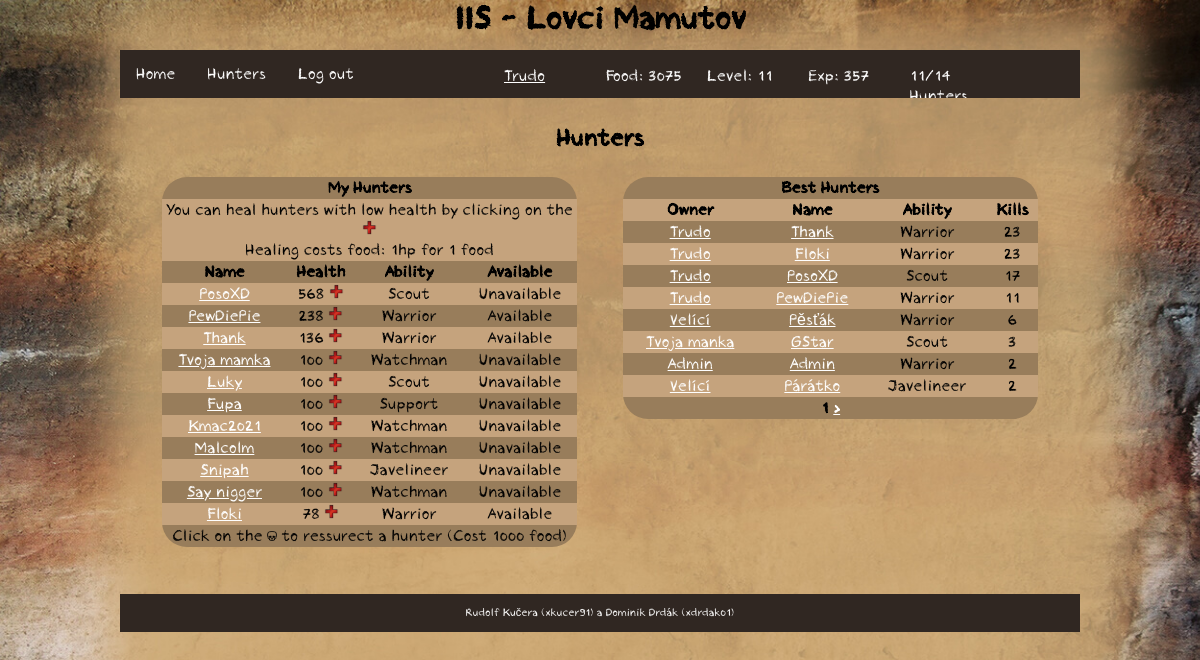
/iis/hunter/overview (signed in), run on the app's committed database.
### tables this page shows
CREATE TABLE `user` (
  `id` int(11) NOT NULL,
  `name` varchar(255) NOT NULL,
  `password` varchar(255) NOT NULL,
  `level` int(11) NOT NULL,
  `food` int(11) NOT NULL,
  `experience` int(11) NOT NULL,
  `role` varchar(10) NOT NULL
);

CREATE TABLE `hunter` (
  `id` int(11) NOT NULL,
  `user` int(11) NOT NULL,
  `name` varchar(15) NOT NULL,
  `health` int(11) NOT NULL,
  `ability` int(11) NOT NULL,
  `available` int(11) NOT NULL
);

CREATE TABLE `ability` (
  `id` int(11) NOT NULL,
  `name` varchar(255) NOT NULL
);

### index.php (called while the page is built, shortened)
<?php
require_once('functions.php');
$router = new RouterController();
$router->handle(array($_SERVER['REQUEST_URI']));
$router->writeView();

### functions.php (called while the page is built, shortened)
<?php
function isLoggedIn() {
	if (isset($_SESSION['user']))
		return true;
	else
		return false;
}
function url($url) {
	return Controller::$url . $url;
}

### model/Db.php (called while the page is built)
<?php
class Db {
    private static $connection;
    private static $settings = array(
		PDO::ATTR_ERRMODE => PDO::ERRMODE_EXCEPTION,
		PDO::MYSQL_ATTR_INIT_COMMAND => "SET NAMES utf8",
		PDO::ATTR_EMULATE_PREPARES => false,
	);
    public static function connect($host, $user, $password, $database) {
		if (!isset(self::$connection)) {
			self::$connection = @new PDO(
				"mysql:host=$host;dbname=$database",
				$user,
				$password,
				self::$settings
			);
		}
	}
    public static function queryOne($query, $parameters = array()) {
		$result = self::$connection->prepare($query);
		$result->execute($parameters);
		return $result->fetch();
	}
    public static function queryAll($query, $parameters = array()) {
		$result = self::$connection->prepare($query);
		$result->execute($parameters);
		return $result->fetchAll();
	}
    public static function querySingle($query, $parameters = array()) {
		$result = self::queryOne($query, $parameters);
		return $result[0];
	}
	public static function query($query, $parameters = array()) {
		$result = self::$connection->prepare($query);
		$result->execute($parameters);
		return $result->rowCount();
	}
}

### model/user.php (called while the page is built, shortened)
<?php
class User {
	private $id;
	private $name;
	private $level;
	private $food;
	private $experience;
	private $role;
	public function __construct ($name) {
		$user = Db::queryOne('SELECT * FROM user WHERE name = ?',[$name]);
		if (empty($user)) {
			$this->name = $name;
			$this->level = 1;
			$this->food = 100;
			$this->experience = 0;
			$this->role = 'user';
		} else {
			$this->id = $user['id'];
			$this->name = $user['name'];
			$this->level = $user['level'];
			$this->food =  $user['food'];
			$this->experience =  $user['experience'];
			$this->role = $user['role'];
		}
	}
	public function setId() {
		$this->id = Db::querySingle('SELECT id FROM user WHERE name = ?', [$this->name]);
	}
	public function getId() {
		if (isset($this->id))
			return $this->id;
		else
			return $this->id = Db::querySingle('SELECT id FROM user WHERE name = ?', [$this->name]);
	}
	public function getLevel() {
		return $this->level;
	}
	public function getFood() {
		return $this->food;
	}
	public function getExp() {
		return $this->experience;
	}
	public function getRole() {
		return $this->role;
	}
	public function getMyHunters() {
		return Db::queryAll('SELECT * FROM hunter WHERE user = ? ORDER BY health DESC', [$this->id]);
	}
	public static function getUserNameById($id) {
		return Db::querySingle('SELECT name FROM user WHERE id = ?', [$id]);
	}
	public function getMyHuntersCount() {
		return Db::query('SELECT * FROM hunter WHERE user = ? AND health > ?', [$this->id,0]);
	}
}

### controller/RouterController.php (called while the page is built, shortened)
<?php
class RouterController extends Controller
{
	protected $controller;
	private function dashToCamelCase($text)
	{
		$word = str_replace('-', ' ', $text);
		$word = ucwords($word);
		$word = str_replace(' ', '', $word);
		return $word;
	}
	private function parseURL($url)
	{
        $parsedURL = parse_url($url);
		$parsedURL["path"] = ltrim($parsedURL["path"], "/");
		$parsedURL["path"] = trim($parsedURL["path"]);
		$splitPath = explode("/", $parsedURL["path"]);
		return $splitPath;
	}
    public function handle($parameters)
    {
		$parsedURL = $this->parseURL($parameters[0]);
		$iis = array_shift($parsedURL);
		$controllerClass = $this->dashToCamelCase(array_shift($parsedURL)) . 'Controller';
		if (file_exists('controller/' . $controllerClass . '.php'))
			$this->controller = new $controllerClass;
		else
			$this->redirect('error');
        $this->controller->handle($parsedURL);
		if (isLoggedIn()) {
			$this->data['user'] = new User($_SESSION['user']);
		}
    }
}

### controller/HunterController.php (called while the page is built, shortened)
<?php
class HunterController extends Controller
{
    public function handle($parameters)
    {
    	if (!isLoggedIn()) {
    		$this->redirect('error');
    	} else {
			$user = new User($_SESSION['user']);
			$user->setId();
		}
    	if (isset($parameters)) {
    		if ($parameters[0] == 'create') {
                if (isset($parameters[1]) && ($parameters[1] == 'init'))
				    $this->create($parameters, $user,'init');
                else
                    $this->create($parameters, $user);
    		} else if ($parameters[0] == 'overview') {
				$this->overview($parameters,$user);
    		} else if ($parameters[0] == 'detail') {
                $this->detail($parameters,$user);
            }
    	}
    }
    public function overview($parameters,$user) {
        $myHunters = $user->getMyHunters();
        if (isset($_GET['page']))
            $page = $_GET['page'];
        else
            $_GET['page'] = $page = 1;
        $allHunters = Db::queryAll('SELECT COUNT(murder.hunterId) as kills, hunter.user, hunter.id, hunter.name, hunter.ability
            FROM murder
            LEFT JOIN hunter  ON murder.hunterId=hunter.id
            WHERE murder.type = "1"
            GROUP BY hunter.user, hunter.id, hunter.name, hunter.ability
            ORDER BY kills DESC LIMIT ?, 8', [($page-1)*8]);
    }
}

### model/ability.php (called while the page is built, shortened)
<?php
class Ability {
	public static function getAbilityName($id) {
		return Db::querySingle('SELECT name FROM ability WHERE id = ?', [$id]);
	}
}

### view/hunterOverview.phtml (the view, shortened to what this page needs)
<h1>Hunters</h1>
<table id="myHunters">
	<tr>
		<th colspan="4">
			My Hunters
		</th>
	</tr>
	<tr>
		<td colspan="4">
			You can heal hunters with low health by clicking on the
			<img src="<?= url('img/heal.png') ?>" height="15px">
			<br>
			Healing costs food: 1hp for 1 food
	</tr>
	<tr>
		<th>Name</th>
		<th>Health</th>
		<th>Ability</th>
		<th>Available</th>
	</tr>
	<?php foreach ($myHunters as $hunter):?>
		<tr>
			<td><a href="<?= url('hunter/detail/'.$hunter['id']) ?>"><?= $hunter['name'] ?></a></td>
			<td>
				<?php if ($hunter['health'] <= 0) : ?>
					<form method="POST" id="revive-<?= $hunter['id'] ?>" >
						<input type="hidden" name="reviveId" value="<?= $hunter['id'] ?>">
						<img src="<?= url('img/skull.png') ?>" height="10px" onclick="revive('<?= $hunter['name'] ?>','<?= $hunter['id'] ?>')">
					</form>
				<?php else : ?>
					<?= $hunter['health'] ?>
					<img src="<?= url('img/heal.png') ?>" height="15px" onclick="heal(<?= $hunter['id'] ?>)">
				<?php endif; ?>
			</td>
			<td><?= Ability::getAbilityName($hunter['ability']) ?></td>
			<td>
				<?php if ($hunter['available'] == 1) : ?>
					Available
				<?php else : ?>
					Unavailable
				<?php endif; ?>
			</td>
		</tr>
	<?php endforeach; ?>
	<tr>
		<td colspan="4">
			Click on the
			<img src="<?= url('img/skull.png') ?>" height="10px">
			to ressurect a hunter (Cost 1000 food)
		</td>
	</tr>
</table>
<table id="allHunters">
	<tr>
		<th colspan="5">
			Best Hunters
		</th>
	</tr>
	<tr>
		<th>Owner</th>
		<th>Name</th>
		<th>Ability</th>
		<th>Kills</th>
	</tr>
	<?php foreach ($allHunters as $hunter):?>
		<tr>
			<td><a href="<?= url('user/detail/'. $hunter['user']) ?>"><?= User::getUserNameById($hunter['user']); ?></a></td>
			<td><a href="<?= url('hunter/detail/'. $hunter['id']) ?>"><?= $hunter['name'] ?></a></td>
			<td><?= Ability::getAbilityName($hunter['ability']) ?></td>
			<td>
				<?= $hunter['kills'] ?>
			</td>
		</tr>
	<?php endforeach; ?>
	<tr>
		<th colspan="5">
			<?= $_GET['page'] ?>
			<?php if (sizeof($allHunters) % 8 == 0) : ?>
				<a href="<?= url('hunter/overview?page='.($_GET['page'] - 1)) ?>">></a>
			<?php endif; ?>
		</th>
	</tr>
</table>

### view/template.phtml (shortened to what this page needs)
<!DOCTYPE html>
<html lang="cs-cz">
	<head>
		<link rel="stylesheet" href="<?= url('css/style.css') ?>" type="text/css"/>
		<link rel="stylesheet" href="<?= url('css/navigation.css') ?>" type="text/css"/>
		<link rel="stylesheet" href="<?= url('css/start.css') ?>" type="text/css"/>
		<link rel="stylesheet" href="<?= url('css/hunter.css') ?>" type="text/css"/>
		<link rel="stylesheet" href="<?= url('css/outpost.css') ?>" type="text/css"/>
		<link rel="stylesheet" href="<?= url('css/expedition.css') ?>" type="text/css"/>
		<link rel="stylesheet" href="<?= url('css/user.css') ?>" type="text/css"/>
		<link rel="stylesheet" href="<?= url('css/admin.css') ?>" type="text/css"/>
	</head>
	<body>
		<header>
			<div class="center">
				<h1>IIS - Lovci Mamutov</h1>
			</div>
		</header>
		<nav>
			<div class="center">
				<ul>
					<li><a href="<?= url('home') ?>">Home</a></li>
					<?php if (isLoggedIn()): ?>
						<li><a href="<?= url('hunter/overview') ?>">Hunters</a></li>
						<li><a href="<?= url('logout') ?>">Log out</a></li>
						<div id="stats">
							<p id="stats-name"><a href="<?= url('user/detail/'.$user->getId()) ?>"><?= $_SESSION['user'] ?></a></p>
							<p id="stats-food">Food: <?= $user->getFood()?></p>
							<p id="stats-lvl">Level: <?= $user->getLevel()?></p>
							<p id="stats-exp">Exp: <?= $user->getExp()?></p>
							<p id="stats-hunters"><?= $user->getMyHuntersCount() ?>/<?= $user->getLevel()+3?> Hunters</p>
						</div>
					<?php endif; ?>
				</ul>
			</div>
		</nav>
		<article>
			<div class="center">
				<?php $this->controller->writeView();  ?>
			</div>
		</article>
		<footer>
			<div class="center">
				<p>
					<?php if (isLoggedIn()) : ?>
						<?php if ($user->getRole() == 'admin') : ?>
							<a href="<?= url('admin/controlPanel') ?>">Rudolf Kučera (xkucer91) a Dominik Drdák (xdrdak01)</a>
						<?php else : ?>
							Rudolf Kučera (xkucer91) a Dominik Drdák (xdrdak01)
						<?php endif; ?>
					<?php else : ?>
						<a href="<?= url('admin/login') ?>">Rudolf Kučera (xkucer91) a Dominik Drdák (xdrdak01)</a>
					<?php endif; ?>
				</p>
			</div>
		</footer>
	</body>
</html>

### css/style.css (style rules this page uses)
html { height: 100%; width: 100%; margin: 0; padding: 0; font-family: 'Crayon Hand', Arial, sans-serif; font-weight:normal; font-style:normal; text-shadow: none; }
body { width: 100%; margin: 0; padding: 0; min-height: 100%; float: left; background-image: url('../img/bg.jpg'); background-size: cover; background-repeat: no-repeat; background-attachment: fixed; }
header { width: 100%; height: 50px; margin: 0; padding: 0; float: left; }
article { margin: 0; padding: 2%; width: 96%; min-height: 200px; float: left; }
footer { width: 100%; font-size: 11px; text-align: center; float: left; margin: 0; }
footer .center { background-color: #302722; color: white; padding-top: 1px; padding-bottom: 1px; }
.center { margin: 0 auto; padding: 0; width: 80%; }
h1 { margin: 0; text-align: center; }
a, a:visited { color: white; }

### css/navigation.css (style rules this page uses)
nav { height: 50px; width: 100%; margin: 0; padding: 0; float: left; }
nav ul { list-style-type: none; margin: 0; padding: 0; overflow: hidden; background-color: #302722; }
nav li { float: left; margin-bottom: 0; }
nav li a { display: block; color: white; text-align: center; padding: 14px 16px; text-decoration: none; margin-bottom: 0; }
#stats { height: 40px; width:60%; float:right; color: white; }
#stats p { float:left; height: 40px; width: 15%; margin-right: 15px; }

### css/hunter.css (style rules this page uses)
#myHunters, #myHunters td, #myHunters th { border-collapse: collapse; }
#myHunters { width: 45%; margin: 2.5%; text-align: center; float: left; background-color: #987d5b; border-radius: 25px; }
#myHunters tr:nth-child(2n) { border-collapse: collapse; background-color: #c5a37d; }
#allHunters, #allHunters td, #allHunters th { border-collapse: collapse; }
#allHunters { background-color: #987d5b; border-radius: 25px; width: 45%; margin: 2.5%; text-align: center; float: right; }
#allHunters tr:nth-child(2n) { border-collapse: collapse; background-color: #c5a37d; }

### data on the page
user: food "3075", level "11", experience "357", $user->getLevel()+3 "14"
hunter: name "PosoXD", health "568", ability.name "Scout", available "Unavailable", user.name "Trudo", kills "17"
hunter: name "PewDiePie", health "238", ability.name "Warrior", available "Available", user.name "Trudo", kills "11"
hunter: name "Thank", health "136", ability.name "Warrior", available "Available", user.name "Trudo", kills "23"
hunter: name "Tvoja mamka", health "100", ability.name "Watchman", available "Unavailable"
hunter: name "Luky", health "100", ability.name "Scout", available "Unavailable"
hunter: name "Fupa", health "100", ability.name "Support", available "Unavailable"
hunter: name "Kmac2021", health "100", ability.name "Watchman", available "Unavailable"
hunter: name "Malcolm", health "100", ability.name "Watchman", available "Unavailable"
hunter: name "Snipah", health "100", ability.name "Javelineer", available "Unavailable"
hunter: name "Say nigger", health "100", ability.name "Watchman", available "Unavailable"
hunter: name "Floki", health "78", ability.name "Warrior", available "Available", user.name "Trudo", kills "23"
hunter: user.name "Velící", name "Pěsťák", ability.name "Warrior", kills "6"
hunter: user.name "Tvoja manka", name "GStar", ability.name "Scout", kills "3"
hunter: user.name "Admin", name "Admin", ability.name "Warrior", kills "2"
hunter: user.name "Velící", name "Párátko", ability.name "Javelineer", kills "2"

### other printed values
$_SESSION['user'] "Trudo"
$user->getMyHuntersCount() "11"
$_GET['page'] "1"
